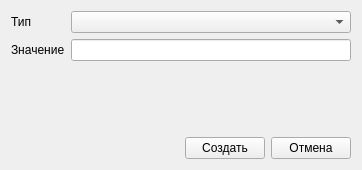
<?xml version="1.0" encoding="UTF-8"?>
<ui version="4.0">
 <class>NewPropertyForm</class>
 <widget class="QWidget" name="NewPropertyForm">
  <property name="geometry">
   <rect>
    <x>0</x>
    <y>0</y>
    <width>362</width>
    <height>170</height>
   </rect>
  </property>
  <property name="windowTitle">
   <string>Новое свойство</string>
  </property>
  <layout class="QVBoxLayout" name="verticalLayout">
   <item>
    <layout class="QGridLayout" name="gridLayout">
     <item row="0" column="1">
      <widget class="QComboBox" name="comboBox"/>
     </item>
     <item row="0" column="0">
      <widget class="QLabel" name="label">
       <property name="text">
        <string>Тип</string>
       </property>
      </widget>
     </item>
     <item row="1" column="0">
      <widget class="QLabel" name="label_2">
       <property name="text">
        <string>Значение</string>
       </property>
      </widget>
     </item>
     <item row="1" column="1">
      <widget class="QLineEdit" name="lineEdit"/>
     </item>
    </layout>
   </item>
   <item>
    <spacer name="verticalSpacer">
     <property name="orientation">
      <enum>Qt::Vertical</enum>
     </property>
     <property name="sizeHint" stdset="0">
      <size>
       <width>20</width>
       <height>40</height>
      </size>
     </property>
    </spacer>
   </item>
   <item>
    <layout class="QHBoxLayout" name="horizontalLayout">
     <item>
      <spacer name="horizontalSpacer">
       <property name="orientation">
        <enum>Qt::Horizontal</enum>
       </property>
       <property name="sizeHint" stdset="0">
        <size>
         <width>40</width>
         <height>20</height>
        </size>
       </property>
      </spacer>
     </item>
     <item>
      <widget class="QPushButton" name="btnCreateProperty">
       <property name="text">
        <string>Создать</string>
       </property>
      </widget>
     </item>
     <item>
      <widget class="QPushButton" name="btnCloseForm">
       <property name="text">
        <string>Отмена</string>
       </property>
      </widget>
     </item>
    </layout>
   </item>
  </layout>
 </widget>
 <resources/>
 <connections/>
</ui>
